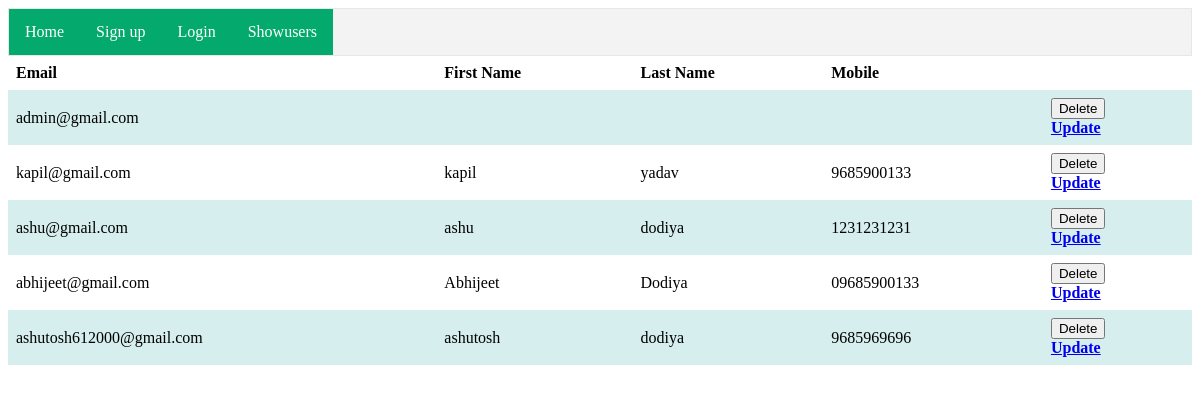
/showusers/, run on the app's committed database.
### account/models.py (models this page shows)
class User(AbstractUser):
    username = models.CharField(max_length=150, unique=True, blank=True, null=True)
    email = models.EmailField(unique=True)
    mobile = models.CharField(max_length=10)
    objects = UserManager()
    USERNAME_FIELD = 'email'
    REQUIRED_FIELDS = []

### account/views.py (the view)
# urls.py: path('showusers/',showusers,name='showusers'),
def showusers(request):
    user = User.objects.all()
    print("ssssssssssssssssssssssssssssssssssssssssssssssssssssssss")
    for u in user:
        print(u.username)
        print(u.first_name )
    return render(request, 'showuser.html', {'user':user})

### templates/showuser.html (shortened to what this page needs)
{% extends 'base.html' %}
{% block add %}
<!DOCTYPE html>
<html>
<head>
</head>
<body>
<div>
    <table>
        <tr>
            <th>Email</th>
            <th>First Name</th>
            <th>Last Name</th>
            <th>Mobile</th>
        </tr>
        {% for i in user %}
        <tr>
            <td>{{i.email}}</td>
            <td>{{i.first_name}}</td>
            <td>{{i.last_name}}</td>
            <td>{{i.mobile}}</td>
            <td>
              <form action="{% url 'deletedata' i.id %}">
                <input type="submit" value="Delete">
              </form>
              <a href="{% url 'updatedata' i.id%}"><b>Update</a>
              </tr>
        {% endfor %}
    </table>
    </div>
</body>
</html>
{% endblock %}

### templates/base.html (shortened to what this page needs)
<!DOCTYPE html>
<html>
<head>
</head>
<body>
 <ul>
  <li><a class="active" href={% url 'index' %}>Home</a></li>
  {% if user.is_authenticated %}
   Welcome {{request.user}}
  <li><a class="active" href={% url 'handlelogout' %}>Log Out</a></li>
  {% else %}
  <li><a class="active" href={% url 'handleSignup' %}>Sign up</a></li>
  <li><a class="active" href={% url 'handlelogin' %}>Login</a></li>
  <li><a class="active" href={% url 'showusers' %}>Showusers</a></li>
  {% endif %}
</ul>
<div>
{% block add %}{% endblock add %}
</body>

### templates/base.html (style rules this page uses)
ul { list-style-type: none; margin: 0; padding: 0; overflow: hidden; border: 1px solid #e7e7e7; background-color: #f3f3f3; }
li { float: left; }
li a { display: block; color: #666; text-align: center; padding: 14px 16px; text-decoration: none; }
li a.active { color: white; background-color: #04AA6D; }

### templates/showuser.html (style rules this page uses)
table { border-collapse: collapse; width: 100%; }
th, td { text-align: left; padding: 8px; }
tr:nth-child(even) { background-color: #D6EEEE; }

### data on the page
User: email "admin@gmail.com"
User: email "kapil@gmail.com", first_name "kapil", last_name "yadav", mobile "9685900133"
User: email "ashu@gmail.com", first_name "ashu", last_name "dodiya", mobile "1231231231"
User: email "abhijeet@gmail.com", first_name "Abhijeet", last_name "Dodiya", mobile "09685900133"
User: email "ashutosh612000@gmail.com", first_name "ashutosh", last_name "dodiya", mobile "9685969696"
